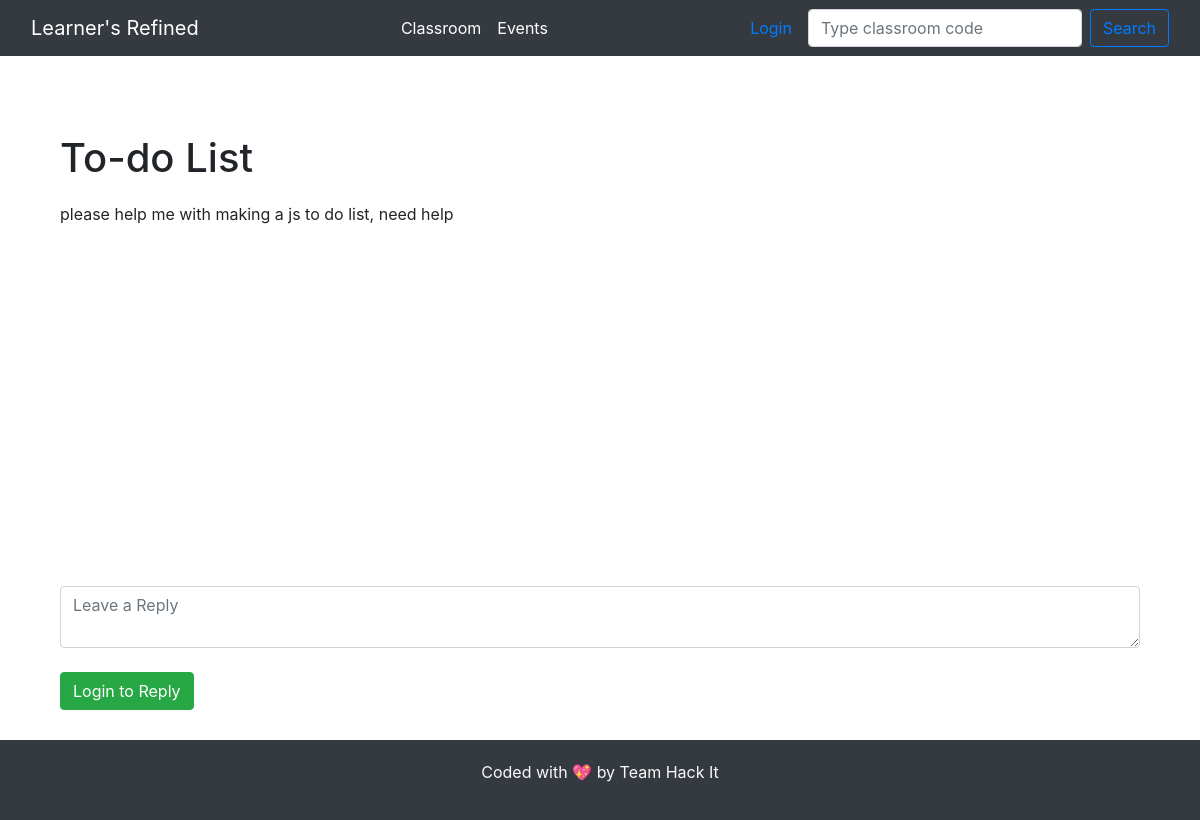
/post.php?id=2, run on the app's committed database.
### tables this page shows
CREATE TABLE IF NOT EXISTS `post` (
  `id` int NOT NULL AUTO_INCREMENT,
  `title` varchar(200) NOT NULL,
  `content` text NOT NULL,
  `class_id` varchar(50) NOT NULL,
  `user_id` int NOT NULL,
  `timestamp` datetime NOT NULL DEFAULT CURRENT_TIMESTAMP,
  PRIMARY KEY (`id`)
);

### post.php (the view, shortened to what this page needs)
<?php
include './partials/dbconct.php';
$table="post";
?>
<!DOCTYPE html>
<html lang="en">
<head>
        <link rel="stylesheet" href="https://maxcdn.bootstrapcdn.com/bootstrap/4.5.2/css/bootstrap.min.css">
        <link rel="stylesheet" href="./css/doubt_forum.css?v=<?php echo time();?>">
        <link rel="stylesheet" href="./css/classroom.css?v=<?php echo time();?>">
</head>
<body>
    <?php include './partials/nav.php';?>
    <div class="container short">
        <?php
        if(isset($_GET['id']) && $_GET['id']>0){
            $id=mysqli_real_escape_string($conn,$_GET['id']);
            $query=$conn->query("SELECT * FROM $table WHERE id=$id");
            if(mysqli_num_rows($query)){
                $data=$query->fetch_assoc();
                echo "<div class='mt-5'><h1>".$data['title']."</h1>";
                echo "<p class='content'>".$data['content']."</p></div>";
            }
        }
        ?>
    </div>
    <div class="container replies">
    <form method="POST" id="mainform" class="reply">
        <textarea  class="form-control" id="reply_content" placeholder="Leave a Reply"></textarea><br>
        <?php  if(!isset($_SESSION['loggedin']) || $_SESSION['loggedin']!=true){
          echo '<a class="btn btn-success" href="login.php" >Login to Reply</a>';
        }
        else{
          echo '<button class="btn btn-success" type="button" onclick="addReply()" id="submit" name="submit">Post</button>';
        }
        ?>
    </form>
    </div>
    <?php include './partials/footer.php';?>
</body>
</html>

### css/doubt_forum.css (style rules this page uses)
.content { margin:20px; }
.reply { margin-top: 20px; }
.container { padding: 30px; }

### css/classroom.css (style rules this page uses)
.short { min-height:480px; }

### data on the page
post: title "To-do List", content "please help me with making a js to do list, need help"
